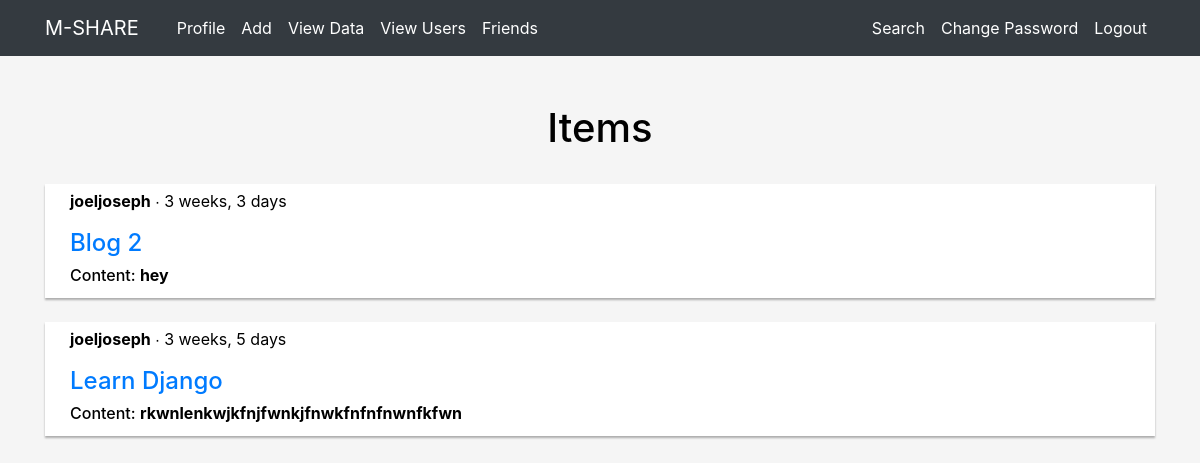
The app's page /items/ (signed in), older data.
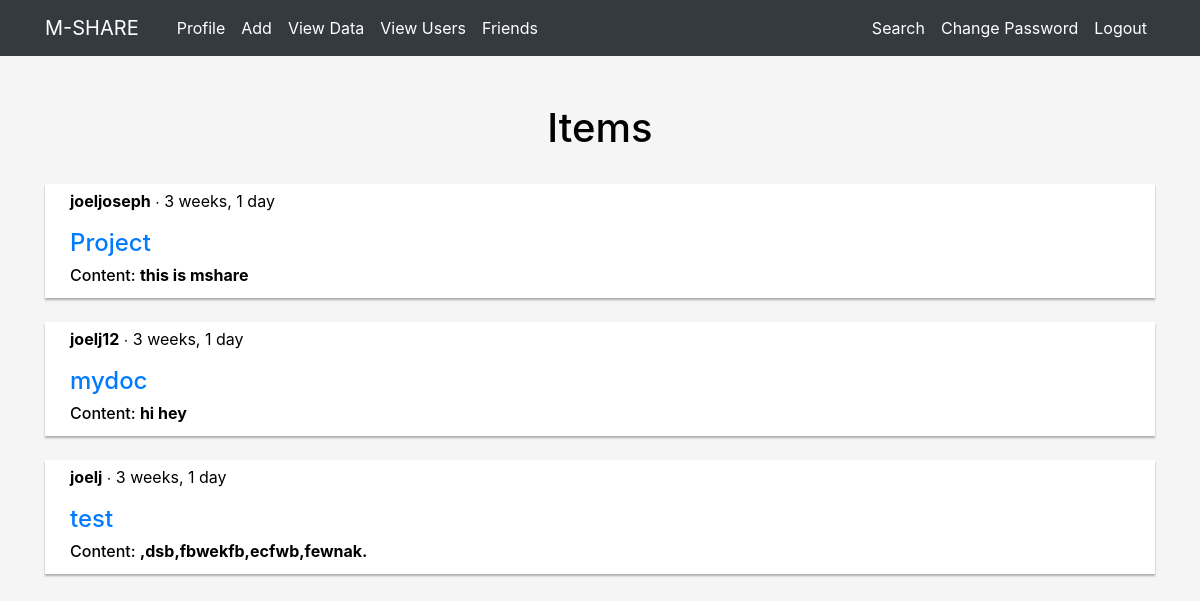
The same page, newer data.
### mshare/models.py (models this page shows, shortened)
class Share(models.Model):
    author=models.CharField(max_length=30)
    title=models.CharField(max_length=50)
    content=models.TextField()
    date=models.DateTimeField(default=timezone.now)
    likes=models.IntegerField(default=0)

### mshare/views.py (the view)
# urls.py: path('items/',views.items,name='items'),
@login_required
def items(request):
    item=Share.objects.order_by('-date').filter(author=request.user)
    try:
        friend = Friends.objects.get(current_user=request.user)
        friends = friend.users.all()
        for f in friends:
                obj=Share.objects.filter(author=f.username)
                item = item | obj
    except Friends.DoesNotExist:
        friends=None
    return render(request,'mshare/items.html',{'item':item})

### mshare/templates/mshare/items.html
{% extends 'mshare/base.html' %}
{% block content %}   <br>
<h1 class="row justify-content-center mt-4">Items</h1>
{% for d in item %}
<br><div style="width: 100%;
padding: auto;
border: 5px solid white;
background:white;
box-shadow: 0px 2px 2px rgba(0, 0, 0, 0.3);
margin: 0px; padding-left: 20px;"
>
 <p><b>{{d.author}}</b> &#8729   {{ d.date|timesince }}</p>
 <h4><a href="{% url 'detail' d.id %}">{{ d.title }}</a></h4>
 <h6>Content: <strong> {{ d.content }}</strong></h6>
 </div>
{% endfor %}
{% endblock %}

### mshare/templates/mshare/base.html (shortened to what this page needs)
{% load static %}
<!doctype html>
<html lang="en" style="background-color:whitesmoke;">
<head>
    <link rel="stylesheet" href="https://stackpath.bootstrapcdn.com/bootstrap/4.4.1/css/bootstrap.min.css">
    <nav class="navbar navbar-expand-md navbar-light bg-dark">
        <div class="container" >
            <a class="navbar-brand" href="{% url 'home' %}" style="margin-right: 10px;">
                <span class="text-white" style="margin-right: 20px;">M-SHARE</span>
            </a>
            <div class="collapse navbar-collapse " id="navbarNav">
                <br>
            {% if user.is_authenticated %}
                <ul class="navbar-nav mr-auto text-dark">
                        <li class="nav-item {{ profile }}">
                            <a class="nav-link text-white" href="{% url 'profile' %}">Profile</a>
                        </li>
                        <li class="nav-item {{ add }}">
                            <a class="nav-link text-white" href="{% url 'add' %}">Add</a>
                        </li>
                        <li class="nav-item {{ view }}">
                            <a class="nav-link text-white" href="{% url 'items' %}">View Data</a>
                        </li>
                        <li class="nav-item {{ others }}">
                            <a class="nav-link text-white" href="{% url 'others' %}">View Users</a>
                        </li>
                        <li class="nav-item {{ friends }}">
                            <a class="nav-link text-white" href="{% url 'friends' %}">Friends</a>
                        </li>
                </ul>
            {% endif %}
            <ul class="navbar-nav ml-auto text-dark">
                    {% if user.is_authenticated %}
                        <li class="nav-item">
                            <a class="nav-link text-white" href="{% url 'search' %}">Search</a>
                        </li>
                        <li class="nav-item">
                            <a class="nav-link text-white" href="{% url 'changepassword' %}">Change Password</a>
                        </li>
                        <li class="nav-item">
                            <a class="nav-link text-white" href="{% url 'logoutuser' %}">Logout</a>
                        </li>
                    {% endif %}
                </ul>
            </div>
        </div>
        </nav>
    <div style="background-color: whitesmoke; background-size: cover; color: black;">
        <div class="container">
            {% block content %} {% endblock %}
        </div>
    </div>
</body>
</html>

Row changes from the older to the newer data that the page shows:
removed Share: author "joeljoseph", date "3 weeks, 3 days", title "Blog 2", content "hey"
removed Share: author "joeljoseph", date "3 weeks, 5 days", title "Learn Django", content "rkwnlenkwjkfnjfwnkjfnwkfnfnfnwnfkfwn"
added Share: author "joeljoseph", date "3 weeks, 1 day", title "Project", content "this is mshare"
added Share: author "joelj12", date "3 weeks, 1 day", title "mydoc", content "hi hey"
added Share: author "joelj", date "3 weeks, 1 day", title "test", content ",dsb,fbwekfb,ecfwb,fewnak."
